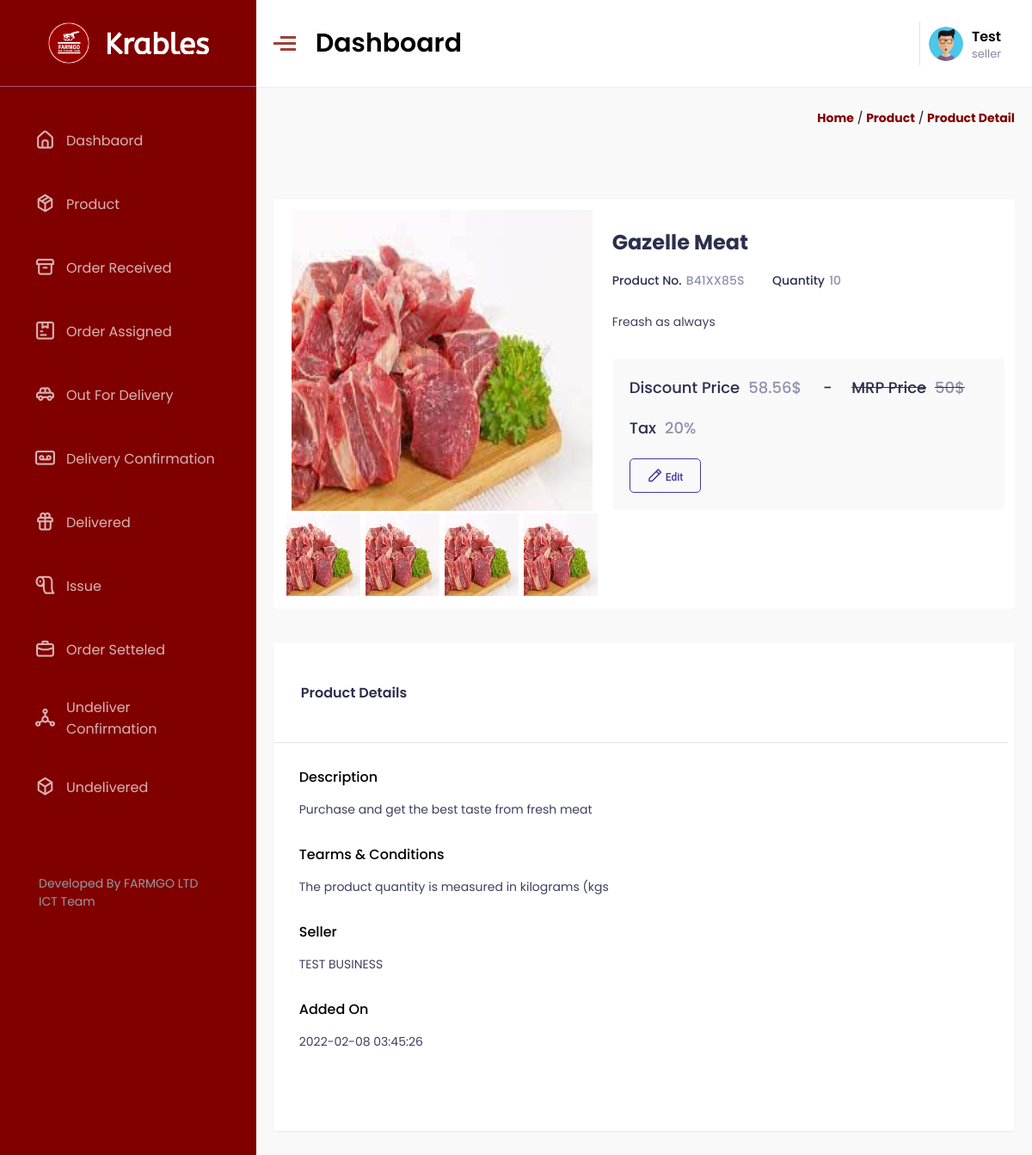
The app's page /seller/product-detail.php?d=17 (signed in) with its own data.
### tables this page shows
CREATE TABLE `product` (
  `id` int(11) NOT NULL,
  `cat_id` int(11) NOT NULL,
  `scat_id` int(11) NOT NULL,
  `product_name` varchar(255) NOT NULL,
  `img1` varchar(255) NOT NULL,
  `img2` varchar(255) NOT NULL,
  `img3` varchar(255) NOT NULL,
  `img4` varchar(255) NOT NULL,
  `price` float NOT NULL,
  `sell_price` float NOT NULL,
  `fa` float NOT NULL,
  `shrt_desc` varchar(250) NOT NULL,
  `description` text NOT NULL,
  `qty` int(11) NOT NULL,
  `disclaimer` varchar(50) NOT NULL,
  `isappp` int(11) NOT NULL,
  `isnew` tinyint(1) NOT NULL,
  `bs` tinyint(1) NOT NULL,
  `status` tinyint(1) NOT NULL,
  `added_by` int(11) NOT NULL,
  `belonging_city` int(11) NOT NULL,
  `tax` float NOT NULL,
  `sku` varchar(255) NOT NULL
);

CREATE TABLE `sellers` (
  `id` int(11) NOT NULL,
  `email` varchar(255) NOT NULL,
  `password` text NOT NULL,
  `mobile` varchar(50) NOT NULL,
  `f_name` varchar(255) NOT NULL,
  `address` varchar(255) NOT NULL,
  `tob` int(11) NOT NULL,
  `country` int(11) NOT NULL,
  `state` int(11) NOT NULL,
  `city` int(11) NOT NULL,
  `pin` int(11) NOT NULL,
  `b_name` varchar(255) NOT NULL,
  `b_crft` varchar(255) NOT NULL,
  `is_gst` tinyint(1) NOT NULL,
  `gst_id` varchar(255) NOT NULL,
  `gst_crft` varchar(255) NOT NULL,
  `plan` tinyint(1) NOT NULL,
  `acc_num` varchar(255) NOT NULL,
  `acc_holder` varchar(255) NOT NULL,
  `ifsc` varchar(255) NOT NULL,
  `bank` varchar(255) NOT NULL,
  `branch` varchar(255) NOT NULL,
  `isapp` int(11) NOT NULL,
  `is_new` tinyint(1) NOT NULL,
  `is_cp` tinyint(1) NOT NULL,
  `adhar` varchar(255) NOT NULL,
  `pan` varchar(255) NOT NULL,
  `Timestamp` timestamp NOT NULL DEFAULT current_timestamp() ON UPDATE current_timestamp(),
  `status` tinyint(1) NOT NULL,
  `otp` varchar(10) NOT NULL
);

CREATE TABLE `product_ad_on` (
  `id` int(11) NOT NULL,
  `pid` int(11) NOT NULL,
  `added_on` timestamp NOT NULL DEFAULT current_timestamp() ON UPDATE current_timestamp()
);

### utility/function.php (called while the page is built, shortened)
<?php
function product_detail($con, $id)
{
	$sql = "select product.*,sellers.f_name from product,sellers where product.id='$id' and product.added_by=sellers.id";
	$res = mysqli_query($con, $sql);
	$row = mysqli_fetch_assoc($res);
	return $row;
}
function profile_completed($con)
{
	$seller_id = $_SESSION['SELLER_ID'];
	$row = mysqli_fetch_assoc(mysqli_query($con, "select * from sellers where id='$seller_id'"));
	return $row['is_cp'];
}
function profle_verified($con)
{
	$seller_id = $_SESSION['SELLER_ID'];
	$row = mysqli_fetch_assoc(mysqli_query($con, "select * from sellers where id='$seller_id'"));
	return $row['isapp'];
}
?>

### seller/product-detail.php (the view, shortened to what this page needs)
<?php
require('require/top.php');
$product_id = $_GET['d'];
$product = product_detail($con, $product_id);
?>
<div class="path">
    <div class="container">
        <a href="index.php">Home</a>
        /
        <a href="product.php">Product</a>
        /
        <a href="product-detail.php">product detail</a>
    </div>
</div>
<div class="cartrow" id="catrow">
    <div class="gh">
        <section class="single-product">
            <div class="row">
                <div class="container" style="width:100%">
                    <div class="innerrow">
                        <div class="left">
                            <div class="mainImage">
                                <img src="../media/product/<?php echo $product['img1']; ?>" alt="main-image" id="mi" />
                            </div>
                            <div class="subimages flex">
                                <div class="sub">
                                    <img src="../media/product/<?php echo $product['img1']; ?>" alt="sub-images" onclick="view(this)" />
                                </div>
                                <div class="sub">
                                    <img src="../media/product/<?php echo $product['img2']; ?>" alt="sub-images" onclick="view(this)" />
                                </div>
                                <div class="sub">
                                    <img src="../media/product/<?php echo $product['img3']; ?>" alt="sub-images" onclick="view(this)" />
                                </div>
                                <div class="sub">
                                    <img src="../media/product/<?php echo $product['img4']; ?>" alt="sub-images" onclick="view(this)" />
                                </div>
                            </div>
                        </div>
                        <div class="right">
                            <h2 class="mt2"><?php echo $product['product_name']; ?></h2>
                            <div class="no-stock">
                                <p class="pd-no">Product No.<span><?php echo $product['sku']; ?></span></p>
                                <p class="stock-qty">Quantity<span><?php echo $product['qty']; ?></span></p>
                            </div>
                            <p class="pp-descp">
                                <?php echo $product['shrt_desc']; ?>
                            </p>
                            <div class="product-group-dt">
                                <ul>
                                    <li>
                                        <div class="main-price color-discount">
                                            Discount Price<span><?php echo $product['fa']; ?>$</span>
                                        </div>
                                    </li>
                                    <li>
                                        <div class="main-price mrp-price">
                                            MRP Price<span><?php echo $product['price']; ?>$</span>
                                        </div>
                                    </li>
                                </ul>
                                <ul>
                                    <li>
                                        <div class="main-price mt-2">
                                            Tax<span><?php echo $product['tax']; ?>%</span>
                                        </div>
                                    </li>
                                </ul>
                                <ul class="ordr-crt-share">
                                    <li>
                                        <a href="add_product.php?b=2846&idp=<?php echo $_GET['d'];  ?>"><button class="order-btn hover-btn">
                                                <i class="uil uil-pen"></i> Edit</button></a>
                                    </li>
                                </ul>
                            </div>
                        </div>
                    </div>
                    <div class="secondrow">
                        <div class="innerrow">
                            <div class="alldesc">
                                <div class="container">
                                    <div class="heading">
                                        <h4>Product details</h4>
                                    </div>
                                    <div class="desc-body">
                                        <div class="pdct-dts-1">
                                            <div class="pdct-dt-step">
                                                <h4>Description</h4>
                                                <p>
                                                    <?php echo $product['description']; ?>
                                                </p>
                                            </div>
                                            <div class="pdct-dt-step">
                                                <h4>Tearms & Conditions</h4>
                                                <div class="product_attr">
                                                    <?php echo $product['disclaimer']; ?>
                                                </div>
                                            </div>
                                            <div class="pdct-dt-step">
                                                <h4>Seller</h4>
                                                <div class="product_attr">
                                                    <?php
                                                    $t = $product['added_by'];
                                                    $h = mysqli_fetch_assoc(mysqli_query($con, "select b_name from sellers where id='$t'"));
                                                    echo $h['b_name']; ?>
                                                </div>
                                            </div>
                                            <div class="pdct-dt-step">
                                                <h4>Added On</h4>
                                                <div class="product_attr">
                                                    <?php
                                                    $ti = $product['id'];
                                                    $hi = mysqli_fetch_assoc(mysqli_query($con, "select added_on from product_ad_on where pid='$ti'"));
                                                    echo $hi['added_on']; ?>
                                                </div>
                                            </div>
                                        </div>
                                    </div>
                                </div>
                            </div>
                        </div>
                    </div>
                </div>
            </div>
        </section>
    </div>
</div>
<?php
require("require/foot.php");
?>

### seller/require/top.php (shortened to what this page needs)
<?php
    require("../utility/utility.php");
?>
<!DOCTYPE html>
<html lang="en">
<head>
    <link rel="stylesheet" href="assets/css/style.css" />
    <link rel="stylesheet" href="https://unicons.iconscout.com/release/v4.0.0/css/line.css" />
</head>
<body>
    <section class="main" >
        <?php require("nav.php"); ?>
        <div class="right-part" >
            <?php require("head.php"); ?>

### seller/require/nav.php (shortened to what this page needs)
<div class="left-part" id="lft" style="background-color:maroon; color:white;">
    <div class="logo">
        <a href="javascript:void(0)">
            <img src="../assets/images/logo.png" alt="logo" />
        </a>
    </div>
    <div class="list-nav" style="background-color:maroon">
        <ul class="nav-list">
            <?php
                if(profile_completed($con)==1 && profle_verified($con)==1){
            ?>
            <li class="outer-list">
                <a href="index.php">
                    <i class="uil uil-estate"></i>
                    <span>Dashbaord</span>
                </a>
            </li>
            <li class="outer-list">
                <a href="product.php">
                    <i class="uil uil-box"></i>
                    <span>Product</span>
                </a>
            </li>
            <li class="outer-list">
                <a href="order_received.php">
                    <i class="uil uil-archive"></i>
                    <span>Order Received &nbsp; <span style="color:red;font-size:1.2rem;font-weight:700"></span></span>
                </a>
            </li>
            <li class="outer-list">
                <a href="order_assigned.php">
                    <i class="uil uil-parcel"></i>
                    <span>Order Assigned</span>
                </a>
            </li>
            <li class="outer-list">
              <a href="outfordelivery.php">
              <i class="uil uil-car-sideview"></i>
                <span>Out For Delivery</span>
              </a>
            </li>
            <li class="outer-list">
                <a href="delivery_c.php">
                    <i class="uil uil-voicemail-rectangle"></i>
                    <span>Delivery Confirmation</span>
                </a>
            </li>
            <li class="outer-list">
                <a href="delivered.php">
                    <i class="uil uil-gift"></i>
                    <span>Delivered</span>
                </a>
            </li>
            <li class="outer-list">
                <a href="issue.php">
                    <i class="uil uil-toilet-paper"></i>
                    <span>Issue</span>
                </a>
            </li>
            <li class="outer-list">
                <a href="order_setteled.php">
                    <i class="uil uil-bag"></i>
                    <span>Order Setteled</span>
                </a>
            </li>
            <li class="outer-list">
                <a href="undelivered_c.php">
                    <i class="uil uil-channel"></i>
                    <span>Undeliver Confirmation</span>
                </a>
            </li>
            <li class="outer-list">
                <a href="undelivered.php">
                    <i class="uil uil-cube"></i>
                    <span>Undelivered</span>
                </a>
            </li>
            <?php } ?>
        </ul>
    </div>
    <div class="copyright" >
        <p>Developed by FARMGO LTD ICT Team</p>
    </div>
</div>

### seller/require/head.php (shortened to what this page needs)
<div class="head">
    <div class="ham-name">
        <div class="mnu vy" onclick="hide()" id="mn">
            <span></span>
            <span></span>
            <span></span>
        </div>
        <div class="nm">Dashboard</div>
    </div>
    <div class="profile">
        <a href="javascript:void(0)">
            <img src="assets/images/pic1.jpg" alt="" />
        </a>
        <div class="name">
            <span style="width: 4rem; text-overflow: ellipsis; overflow: hidden;">
            <?php
                print_r(explode(" ",seller_name($con))[0]);
            ?>
        </span>
            <small>seller</small>
        </div>
    </div>
</div>

### seller/require/foot.php (shortened to what this page needs)
</div>
</section>
</body>
</html>

### records on screen
product: img1 (picture), img2 (picture), img3 (picture), img4 (picture), product_name "Gazelle Meat", sku "B41XX85S", qty "10", shrt_desc "Freash as always", fa "58.56", price "50", tax "20", description "Purchase and get the best taste from fresh meat", disclaimer "The product quantity is measured in kilograms (kgs"
sellers: b_name "TEST BUSINESS"
product_ad_on: added_on "2022-02-08 03:45:26"
